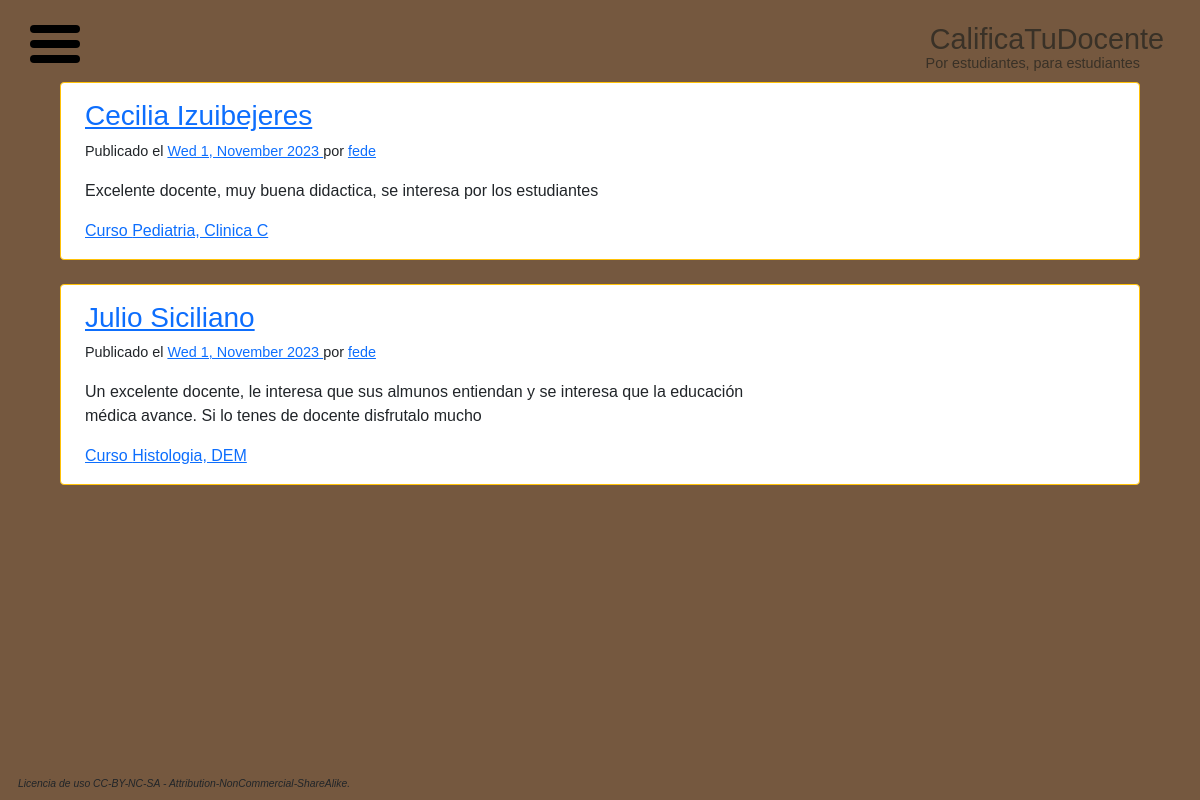
/home/, run on the app's committed database.
### calificami/models.py (models this page shows, shortened)
class Post(models.Model):
    title = models.CharField(max_length=50)
    content = models.TextField(max_length=750)
    datePosted = models.DateTimeField(default=timezone.now)
    author = models.ForeignKey(User, on_delete=models.CASCADE)
    course = models.CharField(max_length=30, default='ninguno')

### calificami/views.py (the view)
# urls.py: path('home/', views.home, name='ctd-home'),
def home(request):
    context = {
        'posts' :  Post.objects.all()
    }
    return render(request, 'calificami/home.html', context )

### calificami/templates/calificami/home.html
{% extends "layout.html" %}
{% block body %}
        {% for post in posts %}
<div class="container">
  <div class="row">
    <div class="card row-hover pos-relative py-3 px-4 mb-3 border-warning border-top-5 border-right-5 border-bottom-5 rounded-5" style="max-width: 90vw; margin: auto; margin-top: 1vh">
        <div class="row align-items-center">
          <div class="col-md-8 mb-3 mb-sm-0">
            <h3>
              <a href="#" class="text-primary"> {{ post.title }} </a>
            </h3>
            <p class="text-sm" style="font-size: 0.9rem;"><span class="op-6"> Publicado el </span> <a class="text-black" href="#"> {{ post.datePosted|date:"D j, E Y" }} </a> <span class="op-6"> por </span> <a class="text-black" href="#"> {{ post.author }} </a></p>
            <p class="text-m"><span class="op-6"> {{ post.content }} </p>
            <div class="text-sm op-5"> <a class="text-black mr-2" href="#"> Curso {{ post.course }} </a>
          </div>
        </div>
      </div>
    </div>
  </div>
</div>
        {% endfor %}
{% endblock body %}

### calificami/static/css/main.css (style rules this page uses)
body { font-family: 'Gotham', sans-serif; background-color: #75583F; }
*, *::after, *::before { box-sizing: border-box; }
:root { --bar-width: 50px; --bar-height: 8px; --hamburger-gap: 7px; --foreground: black; --background: white; --ham-margin: 3vh; --animation-timing: 300ms ease-in-out; --hamburger-height: calc(var(--bar-height) * 3 + var(--hamburger-gap) * 2); }

### data on the page
Post: title "Cecilia Izuibejeres", datePosted "Wed 1, November 2023", author "fede", content "Excelente docente, muy buena didactica, se interesa por los estudiantes", course "Pediatria, Clinica C"
Post: title "Julio Siciliano", datePosted "Wed 1, November 2023", author "fede", content "Un excelente docente, le interesa que sus almunos entiendan y se interesa que la educación médica avance. Si lo tenes de docente disfrutalo mucho", course "Histologia, DEM"
